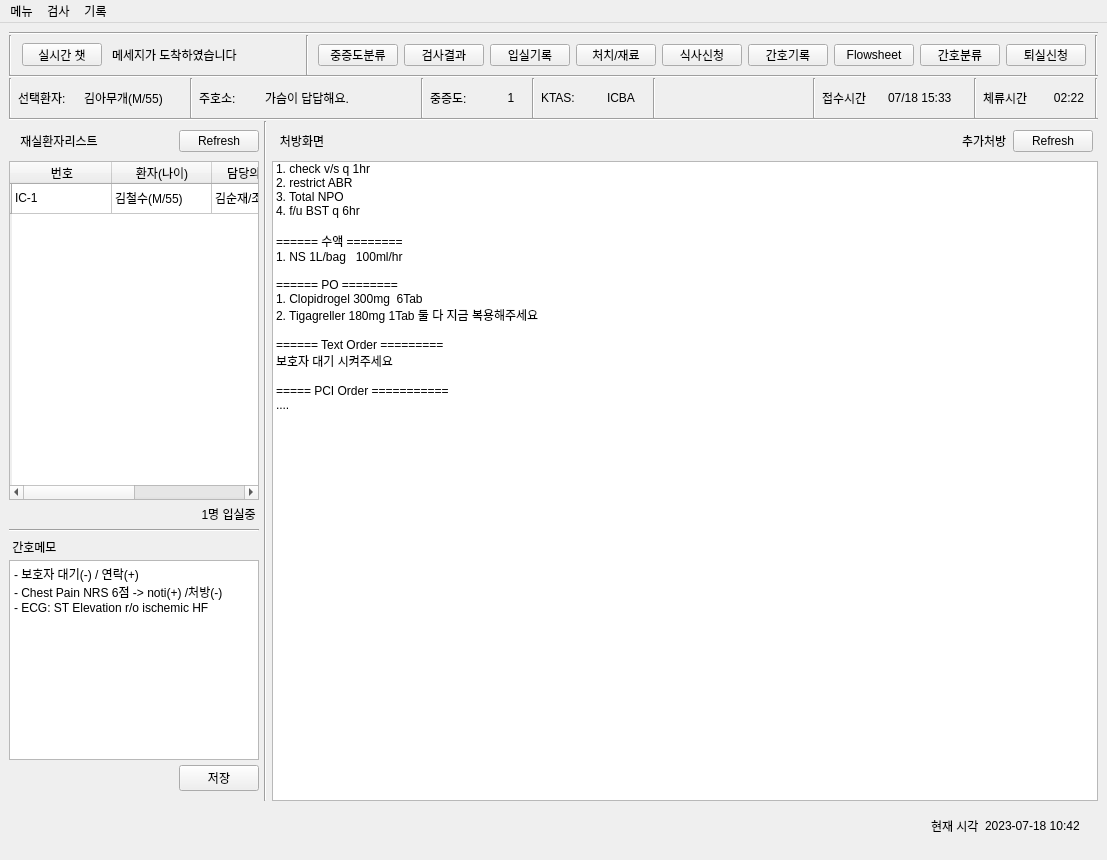
<?xml version="1.0" encoding="UTF-8"?>
<ui version="4.0">
 <class>MedicalWindow</class>
 <widget class="QMainWindow" name="MedicalWindow">
  <property name="geometry">
   <rect>
    <x>0</x>
    <y>0</y>
    <width>1062</width>
    <height>860</height>
   </rect>
  </property>
  <property name="sizePolicy">
   <sizepolicy hsizetype="Fixed" vsizetype="Fixed">
    <horstretch>0</horstretch>
    <verstretch>0</verstretch>
   </sizepolicy>
  </property>
  <property name="windowTitle">
   <string>응급의료기록</string>
  </property>
  <widget class="QWidget" name="centralwidget">
   <layout class="QVBoxLayout" name="verticalLayout">
    <property name="spacing">
     <number>0</number>
    </property>
    <item>
     <widget class="Line" name="line_11">
      <property name="orientation">
       <enum>Qt::Horizontal</enum>
      </property>
     </widget>
    </item>
    <item>
     <widget class="QWidget" name="widget_3" native="true">
      <property name="sizePolicy">
       <sizepolicy hsizetype="Preferred" vsizetype="Fixed">
        <horstretch>0</horstretch>
        <verstretch>0</verstretch>
       </sizepolicy>
      </property>
      <property name="minimumSize">
       <size>
        <width>0</width>
        <height>40</height>
       </size>
      </property>
      <property name="maximumSize">
       <size>
        <width>16777215</width>
        <height>40</height>
       </size>
      </property>
      <layout class="QHBoxLayout" name="horizontalLayout">
       <property name="spacing">
        <number>0</number>
       </property>
       <property name="leftMargin">
        <number>0</number>
       </property>
       <property name="topMargin">
        <number>0</number>
       </property>
       <property name="rightMargin">
        <number>0</number>
       </property>
       <property name="bottomMargin">
        <number>0</number>
       </property>
       <item>
        <widget class="QWidget" name="widget" native="true">
         <property name="maximumSize">
          <size>
           <width>300</width>
           <height>16777215</height>
          </size>
         </property>
         <layout class="QHBoxLayout" name="horizontalLayout_4">
          <property name="spacing">
           <number>10</number>
          </property>
          <property name="leftMargin">
           <number>0</number>
          </property>
          <property name="topMargin">
           <number>0</number>
          </property>
          <property name="rightMargin">
           <number>0</number>
          </property>
          <property name="bottomMargin">
           <number>0</number>
          </property>
          <item>
           <widget class="Line" name="line_12">
            <property name="orientation">
             <enum>Qt::Vertical</enum>
            </property>
           </widget>
          </item>
          <item>
           <widget class="QPushButton" name="pushButton_2">
            <property name="maximumSize">
             <size>
              <width>90</width>
              <height>23</height>
             </size>
            </property>
            <property name="text">
             <string>실시간 챗</string>
            </property>
           </widget>
          </item>
          <item>
           <widget class="QLabel" name="label_22">
            <property name="minimumSize">
             <size>
              <width>200</width>
              <height>0</height>
             </size>
            </property>
            <property name="maximumSize">
             <size>
              <width>200</width>
              <height>16777215</height>
             </size>
            </property>
            <property name="text">
             <string>메세지가 도착하였습니다</string>
            </property>
           </widget>
          </item>
          <item>
           <widget class="Line" name="line_13">
            <property name="orientation">
             <enum>Qt::Vertical</enum>
            </property>
           </widget>
          </item>
         </layout>
        </widget>
       </item>
       <item>
        <widget class="QWidget" name="widget_2" native="true">
         <layout class="QHBoxLayout" name="horizontalLayout_3">
          <item>
           <widget class="QPushButton" name="pushButton_3">
            <property name="text">
             <string>중증도분류</string>
            </property>
           </widget>
          </item>
          <item>
           <widget class="QPushButton" name="pushButton_10">
            <property name="text">
             <string>검사결과</string>
            </property>
           </widget>
          </item>
          <item>
           <widget class="QPushButton" name="pushButton_6">
            <property name="text">
             <string>입실기록</string>
            </property>
           </widget>
          </item>
          <item>
           <widget class="QPushButton" name="pushButton_4">
            <property name="text">
             <string>처치/재료</string>
            </property>
           </widget>
          </item>
          <item>
           <widget class="QPushButton" name="pushButton_5">
            <property name="text">
             <string>식사신청</string>
            </property>
           </widget>
          </item>
          <item>
           <widget class="QPushButton" name="pushButton">
            <property name="text">
             <string>간호기록</string>
            </property>
           </widget>
          </item>
          <item>
           <widget class="QPushButton" name="pushButton_8">
            <property name="text">
             <string>Flowsheet</string>
            </property>
           </widget>
          </item>
          <item>
           <widget class="QPushButton" name="pushButton_9">
            <property name="text">
             <string>간호분류</string>
            </property>
           </widget>
          </item>
          <item>
           <widget class="QPushButton" name="pushButton_7">
            <property name="text">
             <string>퇴실신청</string>
            </property>
           </widget>
          </item>
         </layout>
        </widget>
       </item>
       <item>
        <widget class="Line" name="line_14">
         <property name="orientation">
          <enum>Qt::Vertical</enum>
         </property>
        </widget>
       </item>
      </layout>
     </widget>
    </item>
    <item>
     <widget class="Line" name="line_2">
      <property name="orientation">
       <enum>Qt::Horizontal</enum>
      </property>
     </widget>
    </item>
    <item>
     <widget class="QWidget" name="widget_4" native="true">
      <property name="minimumSize">
       <size>
        <width>0</width>
        <height>40</height>
       </size>
      </property>
      <property name="maximumSize">
       <size>
        <width>16777215</width>
        <height>40</height>
       </size>
      </property>
      <layout class="QHBoxLayout" name="horizontalLayout_2">
       <property name="leftMargin">
        <number>0</number>
       </property>
       <property name="topMargin">
        <number>0</number>
       </property>
       <property name="rightMargin">
        <number>0</number>
       </property>
       <property name="bottomMargin">
        <number>0</number>
       </property>
       <item>
        <widget class="Line" name="line_3">
         <property name="orientation">
          <enum>Qt::Vertical</enum>
         </property>
        </widget>
       </item>
       <item>
        <widget class="QLabel" name="label_7">
         <property name="minimumSize">
          <size>
           <width>60</width>
           <height>0</height>
          </size>
         </property>
         <property name="maximumSize">
          <size>
           <width>60</width>
           <height>16777215</height>
          </size>
         </property>
         <property name="text">
          <string>선택환자:</string>
         </property>
        </widget>
       </item>
       <item>
        <widget class="QLabel" name="label_8">
         <property name="minimumSize">
          <size>
           <width>100</width>
           <height>0</height>
          </size>
         </property>
         <property name="maximumSize">
          <size>
           <width>100</width>
           <height>16777215</height>
          </size>
         </property>
         <property name="text">
          <string>김아무개(M/55)</string>
         </property>
        </widget>
       </item>
       <item>
        <widget class="Line" name="line_5">
         <property name="orientation">
          <enum>Qt::Vertical</enum>
         </property>
        </widget>
       </item>
       <item>
        <widget class="QLabel" name="label_9">
         <property name="minimumSize">
          <size>
           <width>60</width>
           <height>0</height>
          </size>
         </property>
         <property name="maximumSize">
          <size>
           <width>60</width>
           <height>16777215</height>
          </size>
         </property>
         <property name="text">
          <string>주호소:</string>
         </property>
        </widget>
       </item>
       <item>
        <widget class="QLabel" name="label_10">
         <property name="minimumSize">
          <size>
           <width>150</width>
           <height>0</height>
          </size>
         </property>
         <property name="text">
          <string>가슴이 답답해요.</string>
         </property>
        </widget>
       </item>
       <item>
        <widget class="Line" name="line_6">
         <property name="orientation">
          <enum>Qt::Vertical</enum>
         </property>
        </widget>
       </item>
       <item>
        <widget class="QLabel" name="label_15">
         <property name="minimumSize">
          <size>
           <width>60</width>
           <height>0</height>
          </size>
         </property>
         <property name="maximumSize">
          <size>
           <width>60</width>
           <height>16777215</height>
          </size>
         </property>
         <property name="text">
          <string>중증도:</string>
         </property>
        </widget>
       </item>
       <item>
        <widget class="QLabel" name="label_16">
         <property name="minimumSize">
          <size>
           <width>30</width>
           <height>0</height>
          </size>
         </property>
         <property name="maximumSize">
          <size>
           <width>30</width>
           <height>16777215</height>
          </size>
         </property>
         <property name="text">
          <string>1</string>
         </property>
         <property name="alignment">
          <set>Qt::AlignCenter</set>
         </property>
        </widget>
       </item>
       <item>
        <widget class="Line" name="line_7">
         <property name="orientation">
          <enum>Qt::Vertical</enum>
         </property>
        </widget>
       </item>
       <item>
        <widget class="QLabel" name="label_18">
         <property name="minimumSize">
          <size>
           <width>60</width>
           <height>0</height>
          </size>
         </property>
         <property name="maximumSize">
          <size>
           <width>60</width>
           <height>16777215</height>
          </size>
         </property>
         <property name="text">
          <string>KTAS:</string>
         </property>
        </widget>
       </item>
       <item>
        <widget class="QLabel" name="label_19">
         <property name="minimumSize">
          <size>
           <width>40</width>
           <height>0</height>
          </size>
         </property>
         <property name="maximumSize">
          <size>
           <width>40</width>
           <height>16777215</height>
          </size>
         </property>
         <property name="text">
          <string>ICBA</string>
         </property>
        </widget>
       </item>
       <item>
        <widget class="Line" name="line_8">
         <property name="orientation">
          <enum>Qt::Vertical</enum>
         </property>
        </widget>
       </item>
       <item>
        <widget class="QLabel" name="label_3">
         <property name="sizePolicy">
          <sizepolicy hsizetype="Expanding" vsizetype="Preferred">
           <horstretch>0</horstretch>
           <verstretch>0</verstretch>
          </sizepolicy>
         </property>
         <property name="text">
          <string/>
         </property>
        </widget>
       </item>
       <item>
        <widget class="Line" name="line_9">
         <property name="orientation">
          <enum>Qt::Vertical</enum>
         </property>
        </widget>
       </item>
       <item>
        <widget class="QLabel" name="label_11">
         <property name="minimumSize">
          <size>
           <width>60</width>
           <height>0</height>
          </size>
         </property>
         <property name="maximumSize">
          <size>
           <width>60</width>
           <height>16777215</height>
          </size>
         </property>
         <property name="text">
          <string>접수시간</string>
         </property>
        </widget>
       </item>
       <item>
        <widget class="QLabel" name="label_12">
         <property name="minimumSize">
          <size>
           <width>80</width>
           <height>0</height>
          </size>
         </property>
         <property name="maximumSize">
          <size>
           <width>80</width>
           <height>16777215</height>
          </size>
         </property>
         <property name="text">
          <string>07/18 15:33</string>
         </property>
        </widget>
       </item>
       <item>
        <widget class="Line" name="line_10">
         <property name="orientation">
          <enum>Qt::Vertical</enum>
         </property>
        </widget>
       </item>
       <item>
        <widget class="QLabel" name="label_13">
         <property name="minimumSize">
          <size>
           <width>60</width>
           <height>0</height>
          </size>
         </property>
         <property name="maximumSize">
          <size>
           <width>60</width>
           <height>16777215</height>
          </size>
         </property>
         <property name="text">
          <string>체류시간</string>
         </property>
        </widget>
       </item>
       <item>
        <widget class="QLabel" name="label_14">
         <property name="minimumSize">
          <size>
           <width>40</width>
           <height>0</height>
          </size>
         </property>
         <property name="text">
          <string>02:22</string>
         </property>
         <property name="alignment">
          <set>Qt::AlignCenter</set>
         </property>
        </widget>
       </item>
       <item>
        <widget class="Line" name="line_4">
         <property name="orientation">
          <enum>Qt::Vertical</enum>
         </property>
        </widget>
       </item>
      </layout>
     </widget>
    </item>
    <item>
     <widget class="Line" name="line">
      <property name="orientation">
       <enum>Qt::Horizontal</enum>
      </property>
     </widget>
    </item>
    <item>
     <widget class="QWidget" name="widget_7" native="true">
      <layout class="QHBoxLayout" name="horizontalLayout_7">
       <property name="spacing">
        <number>5</number>
       </property>
       <property name="leftMargin">
        <number>0</number>
       </property>
       <property name="topMargin">
        <number>0</number>
       </property>
       <property name="rightMargin">
        <number>0</number>
       </property>
       <property name="bottomMargin">
        <number>0</number>
       </property>
       <item>
        <widget class="QWidget" name="widget_5" native="true">
         <property name="maximumSize">
          <size>
           <width>250</width>
           <height>16777215</height>
          </size>
         </property>
         <layout class="QVBoxLayout" name="verticalLayout_2">
          <property name="spacing">
           <number>0</number>
          </property>
          <property name="leftMargin">
           <number>0</number>
          </property>
          <property name="topMargin">
           <number>0</number>
          </property>
          <property name="rightMargin">
           <number>0</number>
          </property>
          <property name="bottomMargin">
           <number>10</number>
          </property>
          <item>
           <widget class="QWidget" name="widget_11" native="true">
            <property name="minimumSize">
             <size>
              <width>0</width>
              <height>40</height>
             </size>
            </property>
            <property name="maximumSize">
             <size>
              <width>16777215</width>
              <height>40</height>
             </size>
            </property>
            <layout class="QHBoxLayout" name="horizontalLayout_9">
             <property name="spacing">
              <number>0</number>
             </property>
             <property name="leftMargin">
              <number>0</number>
             </property>
             <property name="topMargin">
              <number>0</number>
             </property>
             <property name="rightMargin">
              <number>0</number>
             </property>
             <property name="bottomMargin">
              <number>0</number>
             </property>
             <item>
              <widget class="QLabel" name="label">
               <property name="minimumSize">
                <size>
                 <width>100</width>
                 <height>0</height>
                </size>
               </property>
               <property name="maximumSize">
                <size>
                 <width>100</width>
                 <height>16777215</height>
                </size>
               </property>
               <property name="text">
                <string>재실환자리스트</string>
               </property>
               <property name="alignment">
                <set>Qt::AlignCenter</set>
               </property>
              </widget>
             </item>
             <item>
              <spacer name="horizontalSpacer_3">
               <property name="orientation">
                <enum>Qt::Horizontal</enum>
               </property>
               <property name="sizeHint" stdset="0">
                <size>
                 <width>40</width>
                 <height>20</height>
                </size>
               </property>
              </spacer>
             </item>
             <item>
              <widget class="QPushButton" name="btn_refresh_patient_list">
               <property name="text">
                <string>Refresh</string>
               </property>
              </widget>
             </item>
            </layout>
           </widget>
          </item>
          <item>
           <widget class="QTableWidget" name="tableWidget_2">
            <row>
             <property name="text">
              <string/>
             </property>
            </row>
            <column>
             <property name="text">
              <string>번호</string>
             </property>
            </column>
            <column>
             <property name="text">
              <string>환자(나이)</string>
             </property>
            </column>
            <column>
             <property name="text">
              <string>담당의/간호사</string>
             </property>
            </column>
            <column>
             <property name="text">
              <string>진행상황</string>
             </property>
            </column>
            <item row="0" column="0">
             <property name="text">
              <string>IC-1</string>
             </property>
            </item>
            <item row="0" column="1">
             <property name="text">
              <string>김철수(M/55)</string>
             </property>
            </item>
            <item row="0" column="2">
             <property name="text">
              <string>김순재/조운</string>
             </property>
            </item>
            <item row="0" column="3">
             <property name="text">
              <string>접수중</string>
             </property>
            </item>
           </widget>
          </item>
          <item>
           <widget class="QWidget" name="widget_12" native="true">
            <property name="minimumSize">
             <size>
              <width>0</width>
              <height>60</height>
             </size>
            </property>
            <property name="maximumSize">
             <size>
              <width>16777215</width>
              <height>60</height>
             </size>
            </property>
            <layout class="QVBoxLayout" name="verticalLayout_4">
             <property name="leftMargin">
              <number>0</number>
             </property>
             <property name="topMargin">
              <number>5</number>
             </property>
             <property name="rightMargin">
              <number>0</number>
             </property>
             <property name="bottomMargin">
              <number>5</number>
             </property>
             <item>
              <widget class="QLabel" name="label_6">
               <property name="text">
                <string>1명 입실중 </string>
               </property>
               <property name="alignment">
                <set>Qt::AlignRight|Qt::AlignTrailing|Qt::AlignVCenter</set>
               </property>
              </widget>
             </item>
             <item>
              <widget class="Line" name="line_15">
               <property name="orientation">
                <enum>Qt::Horizontal</enum>
               </property>
              </widget>
             </item>
             <item>
              <widget class="QLabel" name="label_17">
               <property name="text">
                <string> 간호메모</string>
               </property>
              </widget>
             </item>
            </layout>
           </widget>
          </item>
          <item>
           <widget class="QPlainTextEdit" name="plain_text_edit_memo">
            <property name="minimumSize">
             <size>
              <width>0</width>
              <height>200</height>
             </size>
            </property>
            <property name="maximumSize">
             <size>
              <width>16777215</width>
              <height>200</height>
             </size>
            </property>
            <property name="plainText">
             <string>- 보호자 대기(-) / 연락(+)
- Chest Pain NRS 6점 -&gt; noti(+) /처방(-)
- ECG: ST Elevation r/o ischemic HF</string>
            </property>
           </widget>
          </item>
          <item>
           <widget class="QWidget" name="widget_13" native="true">
            <layout class="QHBoxLayout" name="horizontalLayout_11">
             <property name="spacing">
              <number>0</number>
             </property>
             <property name="leftMargin">
              <number>0</number>
             </property>
             <property name="topMargin">
              <number>5</number>
             </property>
             <property name="rightMargin">
              <number>0</number>
             </property>
             <property name="bottomMargin">
              <number>0</number>
             </property>
             <item>
              <spacer name="horizontalSpacer_5">
               <property name="orientation">
                <enum>Qt::Horizontal</enum>
               </property>
               <property name="sizeHint" stdset="0">
                <size>
                 <width>172</width>
                 <height>20</height>
                </size>
               </property>
              </spacer>
             </item>
             <item>
              <widget class="QPushButton" name="pushButton_12">
               <property name="text">
                <string>저장</string>
               </property>
              </widget>
             </item>
            </layout>
           </widget>
          </item>
         </layout>
        </widget>
       </item>
       <item>
        <widget class="Line" name="line_16">
         <property name="orientation">
          <enum>Qt::Vertical</enum>
         </property>
        </widget>
       </item>
       <item>
        <widget class="QWidget" name="widget_6" native="true">
         <layout class="QVBoxLayout" name="verticalLayout_3">
          <property name="spacing">
           <number>0</number>
          </property>
          <property name="leftMargin">
           <number>0</number>
          </property>
          <property name="topMargin">
           <number>0</number>
          </property>
          <property name="rightMargin">
           <number>0</number>
          </property>
          <property name="bottomMargin">
           <number>0</number>
          </property>
          <item>
           <widget class="QWidget" name="widget_10" native="true">
            <property name="minimumSize">
             <size>
              <width>0</width>
              <height>40</height>
             </size>
            </property>
            <property name="maximumSize">
             <size>
              <width>16777215</width>
              <height>40</height>
             </size>
            </property>
            <layout class="QHBoxLayout" name="horizontalLayout_8">
             <property name="leftMargin">
              <number>0</number>
             </property>
             <property name="topMargin">
              <number>0</number>
             </property>
             <property name="rightMargin">
              <number>5</number>
             </property>
             <property name="bottomMargin">
              <number>0</number>
             </property>
             <item>
              <widget class="QLabel" name="label_5">
               <property name="minimumSize">
                <size>
                 <width>60</width>
                 <height>0</height>
                </size>
               </property>
               <property name="maximumSize">
                <size>
                 <width>60</width>
                 <height>16777215</height>
                </size>
               </property>
               <property name="text">
                <string>처방화면</string>
               </property>
               <property name="alignment">
                <set>Qt::AlignCenter</set>
               </property>
              </widget>
             </item>
             <item>
              <spacer name="horizontalSpacer_2">
               <property name="orientation">
                <enum>Qt::Horizontal</enum>
               </property>
               <property name="sizeHint" stdset="0">
                <size>
                 <width>40</width>
                 <height>20</height>
                </size>
               </property>
              </spacer>
             </item>
             <item>
              <widget class="QLabel" name="label_21">
               <property name="text">
                <string>추가처방</string>
               </property>
              </widget>
             </item>
             <item>
              <widget class="QPushButton" name="pushButton_11">
               <property name="text">
                <string>Refresh</string>
               </property>
              </widget>
             </item>
            </layout>
           </widget>
          </item>
          <item>
           <widget class="QListWidget" name="listWidget">
            <item>
             <property name="text">
              <string>1. check v/s q 1hr</string>
             </property>
            </item>
            <item>
             <property name="text">
              <string>2. restrict ABR</string>
             </property>
            </item>
            <item>
             <property name="text">
              <string>3. Total NPO</string>
             </property>
            </item>
            <item>
             <property name="text">
              <string>4. f/u BST q 6hr</string>
             </property>
            </item>
            <item>
             <property name="text">
              <string/>
             </property>
            </item>
            <item>
             <property name="text">
              <string>====== 수액 ========</string>
             </property>
            </item>
            <item>
             <property name="text">
              <string>1. NS 1L/bag   100ml/hr</string>
             </property>
            </item>
            <item>
             <property name="text">
              <string/>
             </property>
            </item>
            <item>
             <property name="text">
              <string>====== PO ========</string>
             </property>
            </item>
            <item>
             <property name="text">
              <string>1. Clopidrogel 300mg  6Tab</string>
             </property>
            </item>
            <item>
             <property name="text">
              <string>2. Tigagreller 180mg 1Tab 둘 다 지금 복용해주세요</string>
             </property>
            </item>
            <item>
             <property name="text">
              <string/>
             </property>
            </item>
            <item>
             <property name="text">
              <string>====== Text Order =========</string>
             </property>
            </item>
            <item>
             <property name="text">
              <string>보호자 대기 시켜주세요</string>
             </property>
            </item>
            <item>
             <property name="text">
              <string/>
             </property>
            </item>
            <item>
             <property name="text">
              <string>===== PCI Order ===========</string>
             </property>
            </item>
            <item>
             <property name="text">
              <string>....</string>
             </property>
            </item>
           </widget>
          </item>
         </layout>
        </widget>
       </item>
      </layout>
     </widget>
    </item>
    <item>
     <widget class="QWidget" name="widget_8" native="true">
      <property name="minimumSize">
       <size>
        <width>0</width>
        <height>50</height>
       </size>
      </property>
      <property name="maximumSize">
       <size>
        <width>16777215</width>
        <height>50</height>
       </size>
      </property>
      <layout class="QHBoxLayout" name="horizontalLayout_6">
       <item>
        <spacer name="horizontalSpacer">
         <property name="orientation">
          <enum>Qt::Horizontal</enum>
         </property>
         <property name="sizeHint" stdset="0">
          <size>
           <width>40</width>
           <height>20</height>
          </size>
         </property>
        </spacer>
       </item>
       <item>
        <widget class="QWidget" name="widget_9" native="true">
         <layout class="QHBoxLayout" name="horizontalLayout_5">
          <item>
           <widget class="QLabel" name="label_2">
            <property name="text">
             <string>현재 시각</string>
            </property>
           </widget>
          </item>
          <item>
           <widget class="QLabel" name="label_4">
            <property name="text">
             <string>2023-07-18 10:42</string>
            </property>
           </widget>
          </item>
         </layout>
        </widget>
       </item>
      </layout>
     </widget>
    </item>
   </layout>
  </widget>
  <widget class="QMenuBar" name="menubar">
   <property name="geometry">
    <rect>
     <x>0</x>
     <y>0</y>
     <width>1062</width>
     <height>21</height>
    </rect>
   </property>
   <widget class="QMenu" name="menu">
    <property name="title">
     <string>메뉴</string>
    </property>
   </widget>
   <widget class="QMenu" name="menu_2">
    <property name="title">
     <string>검사</string>
    </property>
   </widget>
   <widget class="QMenu" name="menu_3">
    <property name="title">
     <string>기록</string>
    </property>
   </widget>
   <addaction name="menu"/>
   <addaction name="menu_2"/>
   <addaction name="menu_3"/>
  </widget>
 </widget>
 <resources/>
 <connections/>
</ui>
